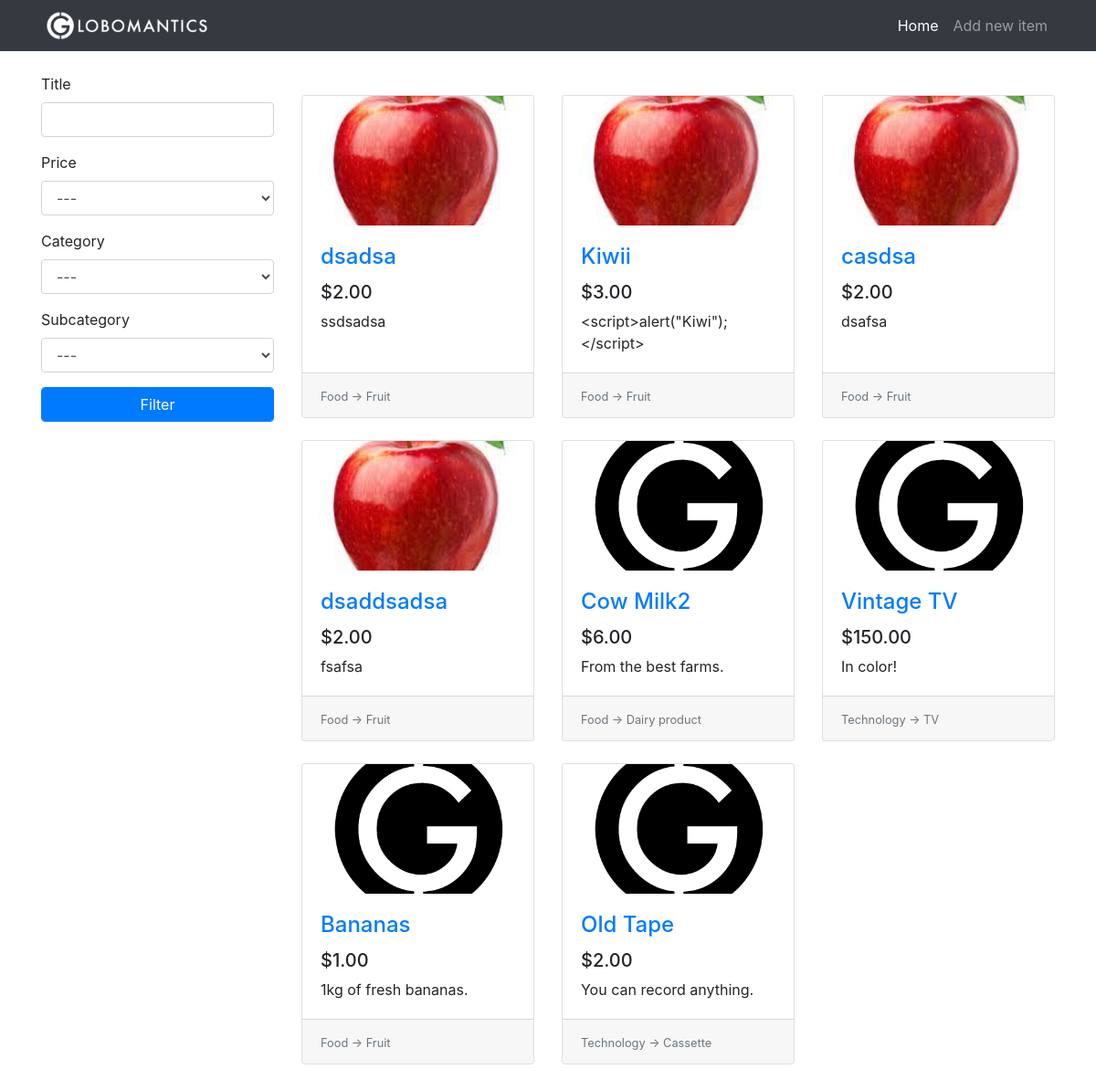
The page / on the database its author committed.
### tables this page shows
CREATE TABLE items(
                    id              INTEGER PRIMARY KEY AUTOINCREMENT,
                    title           TEXT,
                    description     TEXT,
                    price           REAL,
                    image           TEXT,
                    category_id     INTEGER,
                    subcategory_id  INTEGER,
                    FOREIGN KEY(category_id) REFERENCES categories(id),
                    FOREIGN KEY(subcategory_id) REFERENCES subcategories(id)
);

CREATE TABLE categories(
                    id              INTEGER PRIMARY KEY AUTOINCREMENT,
                    name            TEXT
);

CREATE TABLE subcategories(
                    id              INTEGER PRIMARY KEY AUTOINCREMENT,
                    name            TEXT,
                    category_id     INTEGER,
                    FOREIGN KEY(category_id) REFERENCES categories(id)
);

### app.py (the view)
@app.route("/")
def home():
    conn = get_db()
    c = conn.cursor()
    form = FilterForm(request.args, meta={"csrf": False})
    c.execute("SELECT id, name FROM categories")
    categories = c.fetchall()
    categories.insert(0, (0, "---"))
    form.category.choices = categories
    c.execute("SELECT id, name FROM subcategories")
    subcategories = c.fetchall()
    subcategories.insert(0, (0, "---"))
    form.subcategory.choices = subcategories
    query = """SELECT
                    i.id, i.title, i.description, i.price, i.image, c.name, s.name
                    FROM
                    items AS i
                    INNER JOIN categories AS c ON i.category_id = c.id
                    INNER JOIN subcategories AS s ON i.subcategory_id = s.id
    """
    try:
        is_ajax = int(request.args["ajax"])
    except:
        is_ajax = 0
    if form.validate():
        filter_queries = []
        parameters = []
        if form.title.data.strip():
            filter_queries.append("i.title LIKE ?")
            parameters.append("%" + escape(form.title.data) + "%")
        if form.category.data:
            filter_queries.append("i.category_id = ?")
            parameters.append(form.category.data)
        if form.subcategory.data:
            filter_queries.append("i.subcategory_id = ?")
            parameters.append(form.subcategory.data)
        if filter_queries:
            query += " WHERE "
            query += " AND ".join(filter_queries)
        if form.price.data:
            if form.price.data == 1:
                query += " ORDER BY i.price DESC"
            else:
                query += " ORDER BY i.price"
        else:
            query += " ORDER BY i.id DESC"
        items_from_db = c.execute(query, tuple(parameters))
    else:
        items_from_db = c.execute(query + "ORDER BY i.id DESC")
    items = []
    for row in items_from_db:
        item = {
            "id": row[0],
            "title": row[1],
            "description": row[2],
            "price": row[3],
            "image": row[4],
            "category": row[5],
            "subcategory": row[6],
        }
        items.append(item)
    if is_ajax:
        return render_template("_items.html", items=items)
    return render_template("home.html", items=items, form=form)

### app.py
class FilterForm(FlaskForm):
    title = StringField("Title", validators=[Length(max=20)])
    price = SelectField(
        "Price", coerce=int, choices=[(0, "---"), (1, "Max to Min"), (2, "Min to Max")]
    )
    category = SelectField("Category", coerce=int)
    subcategory = SelectField("Subcategory", coerce=int)
    submit = SubmitField("Filter")

### app.py (called while the page is built)
def get_db():
    db = getattr(g, "_database", None)
    if db is None:
        db = g._database = sqlite3.connect("db/globomantics.db")
    return db

@app.teardown_appcontext
def close_connection(exception):
    db = getattr(g, "_database", None)
    if db is not None:
        db.close()

### templates/home.html (shortened to what this page needs)
{% extends 'base.html' %}
{% set active_page = 'home' %}
{% block content %}
<div class="row">
  <div class="col-lg-3">
    <div class="my-4">
      <form class="filter-form" action="{{ url_for('home') }}" method="GET">
        <div class="form-group">
          {{ form.title.label }}
          {{ form.title(class="form-control") }}
        </div>
        <div class="form-group">
          {{ form.price.label }}
          {{ form.price(class="form-control") }}
        </div>
        <div class="form-group">
          {{ form.category.label }}
          {{ form.category(class="form-control category-filter") }}
        </div>
        <div class="form-group">
          {{ form.subcategory.label }}
          {{ form.subcategory(class="form-control") }}
        </div>
        {{ form.submit(class="btn btn-primary form-control") }}
      </form>
    </div>
  </div>
  <div class="col-lg-9">
    <div class="row my-5 card-wrapper">
      {% if items %}
      {% for item in items %}
      <div class="col-lg-4 col-md-6 mb-4">
        <div class="card h-100">
          <div class="embed-responsive embed-responsive-16by9">
            <a href="{{ url_for('item', item_id=item.id) }}">
              <img class="card-img-top embed-responsive-item"
                src="{% if item.image %}{{ url_for('uploads', filename=item.image) }}{% else %}{{ url_for('static', filename='images/placeholder.png') }}{% endif %}"
                alt="">
            </a>
          </div>
          <div class="card-body">
            <h4 class="card-title">
              <a href="{{ url_for('item', item_id=item.id) }}">{{ item.title }}</a>
            </h4>
            <h5>{{ "$%.2f" | format(item.price) }}</h5>
            <p class="card-text">{{ item.description | safe }}</p>
          </div>
          <div class="card-footer">
            <small class="text-muted">
              {{ item.category }} -> {{ item.subcategory }}
            </small>
          </div>
        </div>
      </div>
      {% endfor %}
      {% else %}
      <h1 class="offset-lg-3">No items to show.</h1>
      {% endif %}
    </div>
  </div>
</div>
{% endblock %}

### templates/base.html (shortened to what this page needs)
<!DOCTYPE html>
<html lang="en">
<head>
  <link rel="stylesheet" href="https://stackpath.bootstrapcdn.com/bootstrap/4.4.1/css/bootstrap.min.css">
  <link rel="stylesheet" href="{{ url_for('static', filename='css/style.css') }}">
</head>
<body>
  <nav class="navbar navbar-expand-lg navbar-dark bg-dark fixed-top">
    <div class="container">
      <a href="{{ url_for('home') }}" class="navbar-brand">
        <img src="{{ url_for('static', filename='images/logo.png') }}" height="40px">
      </a>
      <div class="collapse navbar-collapse" id="navbarResponsive">
        <ul class="navbar-nav ml-auto">
          <li class="nav-item {{ 'active' if active_page == 'home' else '' }}">
            <a href="{{ url_for('home') }}" class="nav-link">Home</a>
          </li>
          <li class="nav-item {{ 'active' if active_page == 'new_item' else '' }}">
            <a href="{{ url_for('new_item') }}" class="nav-link">Add new item</a>
          </li>
        </ul>
      </div>
    </div>
  </nav>
  <div class="container">
  {% block content %}{% endblock %}
  </div>
</body>
</html>

### static/css/style.css (style rules this page uses)
body { padding-top: 56px; }
.navbar-brand { padding-top: 0rem; padding-bottom: 0rem; }
.card-img-top { object-fit: cover; }

### rows shown on the page
items: image (picture), title "dsadsa", price "$2.00", description "ssdsadsa", category "Food", subcategory "Fruit"
items: image (picture), title "Kiwii", price "$3.00", description "<script>alert(\"Kiwi\");</script>", category "Food", subcategory "Fruit"
items: image (picture), title "casdsa", price "$2.00", description "dsafsa", category "Food", subcategory "Fruit"
items: image (picture), title "dsaddsadsa", price "$2.00", description "fsafsa", category "Food", subcategory "Fruit"
items: title "Cow Milk2", price "$6.00", description "From the best farms.", category "Food", subcategory "Dairy product"
items: title "Vintage TV", price "$150.00", description "In color!", category "Technology", subcategory "TV"
items: title "Bananas", price "$1.00", description "1kg of fresh bananas.", category "Food", subcategory "Fruit"
items: title "Old Tape", price "$2.00", description "You can record anything.", category "Technology", subcategory "Cassette"
